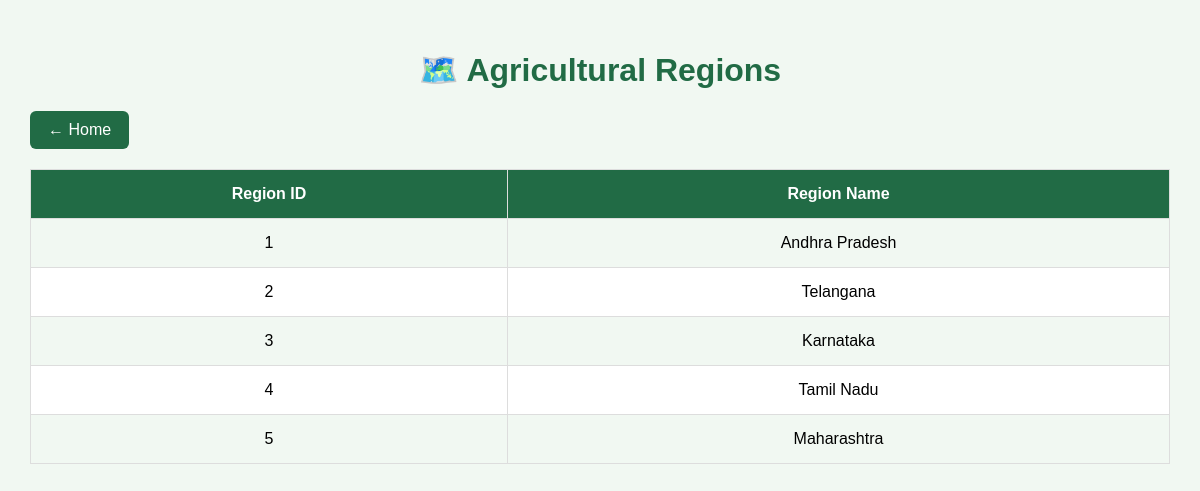
Page /regions on the committed database.
### tables this page shows
CREATE TABLE regions (region_id INTEGER PRIMARY KEY AUTOINCREMENT, region_name TEXT NOT NULL UNIQUE);

### app.py (the view)
@app.route("/regions", methods=["GET"])
def all_regions():
    mydb = config.connect()
    mc = mydb.cursor(dictionary=True)
    mc.execute("SELECT * FROM regions ORDER BY region_id ASC")
    regions = mc.fetchall()
    mc.close()
    mydb.close()
    return render_template("regions.html", regions=regions)

### backend/config.py (called while the page is built)
def _normalize_sql(sql: str) -> str:
    if sql is None:
        return sql
    return re.sub(r'%s', '?', sql)

def connect():
    if not DB_PATH.exists():
        DB_PATH.touch()
    conn = SQLiteConnection(str(DB_PATH))
    _seed_database(conn)
    return conn

    def execute(self, sql, params=()):
        normalized = _normalize_sql(sql)
        return self._native_cursor.execute(normalized, tuple(params) if params else ())

    def fetchall(self):
        rows = self._native_cursor.fetchall()
        if self._dictionary:
            return [dict(row) for row in rows]
        return rows

    def close(self):
        self._native_cursor.close()

    def execute(self, sql, params=()):
        native = self._conn.execute(_normalize_sql(sql), tuple(params) if params else ())
        return native

    def cursor(self, dictionary=False):
        return SQLiteCursor(self._conn, dictionary=dictionary)

    def commit(self):
        self._conn.commit()

    def close(self):
        self._conn.close()

### templates/regions.html (shortened to what this page needs)
<!DOCTYPE html>
<html>
<head>
</head>
<body>
    <h1>🗺️ Agricultural Regions</h1>
    <a href="/">← Home</a>
    <table>
        <tr>
            <th>Region ID</th>
            <th>Region Name</th>
        </tr>
        {% for region in regions %}
        <tr>
            <td>{{ region.region_id }}</td>
            <td>{{ region.region_name }}</td>
        </tr>
        {% endfor %}
    </table>
</body>
</html>

### templates/regions.html (style rules this page uses)
body { font-family: Arial, sans-serif; background: #f1f8f2; margin: 0; padding: 30px; }
h1 { text-align: center; color: #216b45; }
a { display: inline-block; background: #216b45; color: white; padding: 10px 18px; text-decoration: none; border-radius: 6px; margin-bottom: 20px; }
table { width: 100%; background: white; border-collapse: collapse; }
th, td { padding: 15px; border: 1px solid #ddd; text-align: center; }
th { background: #216b45; color: white; }
tr:nth-child(even) { background: #f1f8f2; }

### rows in the picture
regions: region_id "1", region_name "Andhra Pradesh"
regions: region_id "2", region_name "Telangana"
regions: region_id "3", region_name "Karnataka"
regions: region_id "4", region_name "Tamil Nadu"
regions: region_id "5", region_name "Maharashtra"
